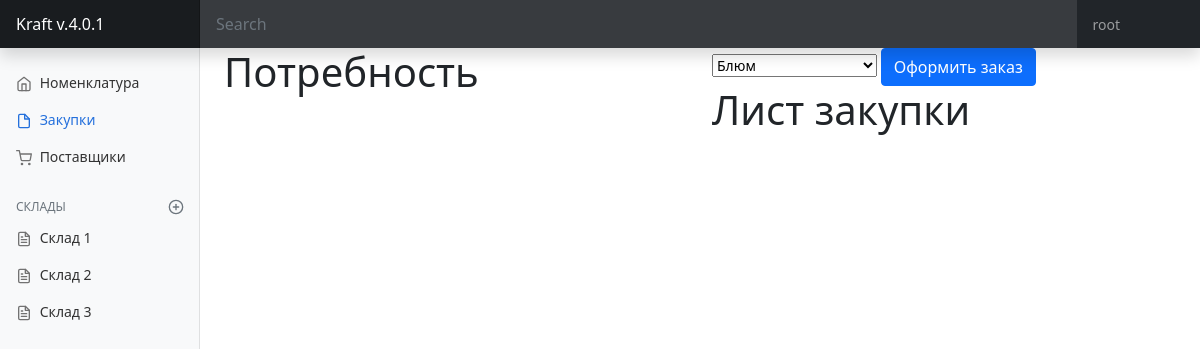
The app's page /supply/need/ (signed in) with its own data.
### supply/models.py (models this page shows)
class Storage(models.Model):
    name = models.CharField(max_length=150, verbose_name='название склада')
    type_storage = models.ForeignKey(
        TypeStorage,
        on_delete=models.PROTECT,
        verbose_name='тип склада',
        related_name='storage'
    )
    def __str__(self):
        return self.name

### supply/views.py (the view, shortened to what this page needs)
# urls.py: path('need/', views.NeedView.as_view(), name='supply_purchase'),
class NeedView(ListView, FormView):
    model = Nomenclature
    template_name = 'supply/supply_purchase.html'
    form_class = NeedConfirmForm
    success_url = '/supply/need'
    def get_queryset(self):
        return Nomenclature.objects.filter(specification__is_booking=False,
                                           specification__is_order=False
                                           ).annotate(total=Sum('specification__count'))
    def get_context_data(self, *args, **kwargs):
        context = super(NeedView, self).get_context_data(*args, **kwargs)
        purchases = Nomenclature.objects.filter(specification__is_booking=True,
                                                specification__is_order=False
                                                ).annotate(total=Sum('specification__count'))
        context['purchases'] = purchases
        specification = Specification.objects.all()
        context['specification'] = specification
        contractors = Contractor.objects.all()
        context['contractors'] = contractors
        storages = Storage.objects.all()
        context['storages'] = storages
        storage_id = self.kwargs.get('storage_id')
        context['storage_id'] = storage_id
        return context

### supply/forms.py
class NeedConfirmForm(forms.ModelForm):
    class Meta:
        model = Specification
        fields = '__all__'

### crm/LoginRequiredMiddleware.py (called while the page is built, shortened)
    def process_request(self, request):
        assert hasattr(request, 'user'), "The Login Required Middleware"

### supply/templates/supply/supply_purchase.html (shortened to what this page needs)
{% extends 'base.html' %}
{% block left_menu %}
  {% include 'supply/includes/supply_main_menu.html' %}
{% endblock %}
{% block content %}
  <div class="todo-container col">
    <div class="status">
      <h1>Потребность</h1>
</div>
</div>
  <div class="todo-container col">
  <form action="{% url 'supply:supply_create' %}" method="post">
  <select name="contractor">
    {% for contractor in contractors %}
  <option value="{{ contractor.pk }}">{{ contractor.name }}</option>
    {% endfor %}
</select>
  <button class="btn btn-primary" type="submit">Оформить заказ</button>
    <div class="status">
      <h1>Лист закупки</h1>
</div>
  </form>
</div>
{% endblock %}

### templates/base.html (shortened to what this page needs)
{% load static %}
<!doctype html>
<html lang="ru">
<head>
  <link href="https://cdn.jsdelivr.net/npm/bootstrap@5.1.3/dist/css/bootstrap.min.css"
        rel="stylesheet"
>
  <link href="https://cdn.jsdelivr.net/npm/bootstrap@5.0.2/dist/css/bootstrap.min.css"
        rel="stylesheet"
>
  <link href={% static 'css/dashboard.css' %} rel="stylesheet">
</head>
<body>
<header class="navbar navbar-dark sticky-top bg-dark flex-md-nowrap p-0 shadow">
  <a class="navbar-brand col-md-3 col-lg-2 me-0 px-3"
     href="{% url 'main:index' %}">
    Kraft v.4.0.1</a>
  <form action="{% url 'crm:crm_customers' %}" class="w-100">
    <input class="form-control form-control-dark w-100" type="text"
           placeholder="Search" aria-label="Search" name="search">
  </form>
  <div class="navbar-nav me-5">
    <div class="nav-item text-nowrap me-3">
      <a class="nav-link px-3"
         href="{% url 'users:login' %}">{{ user.username }}</a>
    </div>
  </div>
</header>
<div class="container-fluid">
  <div class="row">
    <nav id="sidebarMenu"
         class="col-md-3 col-lg-2 d-md-block bg-light sidebar collapse">
      <div class="position-sticky pt-3">
        {% block left_menu %}
        {% endblock %}
      </div>
    </nav>
    <main class="col-md-9 ms-sm-auto col-lg-10 px-md-4">
      <div class="row">
        {% block content %}
        {% endblock %}
      </div>
    </main>
  </div>
</div>
</body>
</html>

### supply/templates/supply/includes/supply_main_menu.html
{% with request.resolver_match.view_name as view_name %}
  <ul class="nav flex-column">
    <li class="nav-item">
      <a class="nav-link {% if view_name == 'supply:supply_nomenclature' %} active {% endif %}"
         href="{% url 'supply:supply_nomenclature' %}">
        <span data-feather="home"></span>
        Номенклатура
      </a>
    </li>
    <li class="nav-item">
      <a class="nav-link {% if view_name == 'supply:supply_purchase' %} active {% endif %}"
         href="{% url 'supply:supply_purchase' %}">
        <span data-feather="file"></span>
        Закупки
      </a>
    </li>
    <li class="nav-item">
      <a class="nav-link {% if view_name == 'supply:supply_contractors' %} active {% endif %}"
         href="{% url 'supply:supply_contractors' %}">
        <span data-feather="shopping-cart"></span>
        Поставщики
      </a>
    </li>
  </ul>
  <h6 class="sidebar-heading d-flex justify-content-between align-items-center px-3 mt-4 mb-1 text-muted">
          <span>Склады</span>
          <a class="link-secondary" href="#" aria-label="Add a new report">
            <span data-feather="plus-circle"></span>
          </a>
        </h6>
        <ul class="nav flex-column mb-2">
        {% for store in storages %}
          <li class="nav-item">
            <a class="nav-link {% if storage_id == store.id %} active {% endif %}"
         href="{% url 'supply:supply_storage' storage_id=store.id %}">
              <span data-feather="file-text"></span>
              {{ store }}
            </a>
          </li>
        {% endfor %}
        </ul>
{% endwith %}

### static/css/dashboard.css (style rules this page uses)
body { font-size: .875rem; }
.feather { width: 16px; height: 16px; vertical-align: text-bottom; }
.sidebar { position: fixed; top: 0; bottom: 0; left: 0; z-index: 100; padding: 48px 0 0; box-shadow: inset -1px 0 0 rgba(0, 0, 0, .1); }
.sidebar .nav-link { font-weight: 500; color: #333; }
.sidebar .nav-link .feather { margin-right: 4px; color: #727272; }
.sidebar .nav-link.active { color: #2470dc; }
.sidebar .nav-link:hover .feather, .sidebar .nav-link.active .feather { color: inherit; }
.sidebar-heading { font-size: .75rem; text-transform: uppercase; }
.navbar-brand { padding-top: .75rem; padding-bottom: .75rem; font-size: 1rem; background-color: rgba(0, 0, 0, .25); box-shadow: inset -1px 0 0 rgba(0, 0, 0, .25); }
.navbar .form-control { padding: .75rem 1rem; border-width: 0; border-radius: 0; }
.form-control-dark { color: #fff; background-color: rgba(255, 255, 255, .1); border-color: rgba(255, 255, 255, .1); }

### records on screen
Storage: name "Склад 1"
Storage: name "Склад 2"
Storage: name "Склад 3"

### other values on screen
{{ user.username }} "root"
form field contractor "Блюм"
